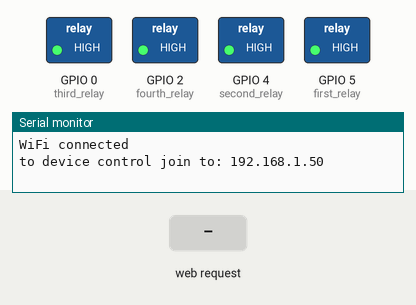
Recording of a program running on a simulated ESP8266 (NodeMCU). Parts: switched loads named in the program (green lamp = pin HIGH), the last lines printed to the serial monitor. The test bench sets the inputs (shaded band). WiFi joins after 1.5 s; servers stay silent unless stated.

Above: at 3.2 s.
3.3 s: HTTP request GET /first_relay/on received
At 3.8 s:
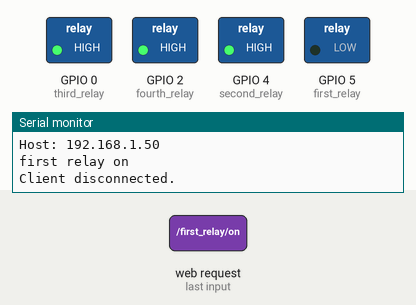
4.8 s: HTTP request GET /second_relay/on received
At 6.0 s:
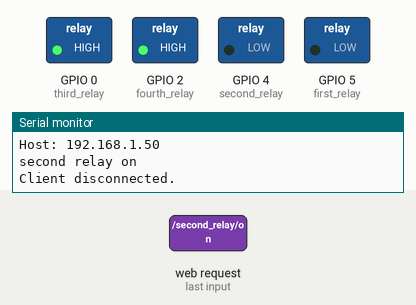
6.3 s: HTTP request GET /first_relay/off received
At 7.3 s:
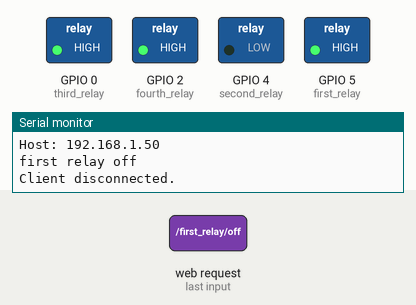
7.8 s: HTTP request GET /third_relay/on received
At 8.4 s:
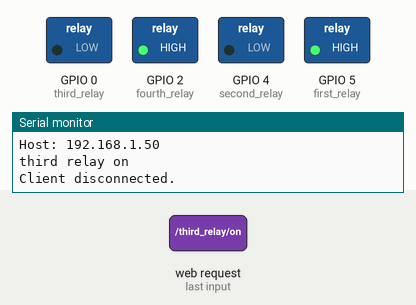
9.3 s: HTTP request GET /second_relay/off received
At 9.6 s:
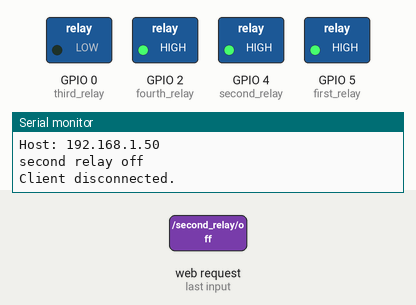
10.8 s: HTTP request GET /fourth_relay/on received
At 11.9 s:
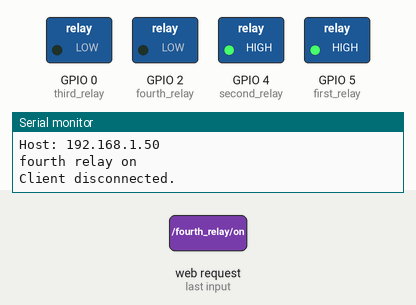
Timing chart, 0 to 13.3 s (numbered marks = the images above; inputs shaded):
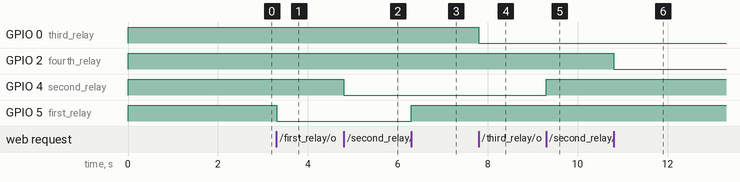

Measured:
- after the input at 3.3 s, GPIO 5 (first_relay): HIGH → LOW at once
- after the input at 4.8 s, GPIO 4 (second_relay): HIGH → LOW at once
- after the input at 6.3 s, GPIO 5 (first_relay): LOW → HIGH at once
- after the input at 7.8 s, GPIO 0 (third_relay): HIGH → LOW at once
- after the input at 9.3 s, GPIO 4 (second_relay): LOW → HIGH at once
- after the input at 10.8 s, GPIO 2 (fourth_relay): HIGH → LOW at once

The program:

main.cpp
```cpp
#include <Arduino.h>
#include <ESP8266WiFi.h>

WiFiServer server(80);

enum CMD_e{
  CMD_SCAN = 0,
  CMD_SSID = 1,
  CMD_PSWD = 2,
  CMD_NO_EXIST = 3,
};

enum CONNECT_status_e{
  CONNECT_OK = 0,
  CONNECT_FAILED= 1,
};

// Auxiliar variables to store the current output state
String first_relay_state = "off";
String second_relay_state = "off";
String third_relay_state = "off";
String fourth_relay_state = "off";

// Assign output variables to GPIO pins
const int first_relay = 5;
const int second_relay = 4;
const int third_relay = 0;
const int fourth_relay = 2;

// Variable to store the HTTP request
String header;

void scan_wifi(void){
  WiFi.mode(WIFI_STA);
  WiFi.disconnect();
  delay(100);

  Serial.print("Scan start ... ");
  int n = WiFi.scanNetworks();
  Serial.print(n);
  Serial.println(" network(s) found");
  for (int i = 0; i < n; i++)
  {
    Serial.println(WiFi.SSID(i));
  }
  Serial.println();
}

int parse_cmd(char *str){
  const char scan_cmd[] = "scan";
  const char ssid_cmd[] = "ssid:";
  const char pswd_cmd[] = "pswd:";
  int number_of_matches = 0;
  for (int smd_sym_i = 0; smd_sym_i < 4; smd_sym_i++){
    if(*(str + smd_sym_i) == *(scan_cmd + smd_sym_i)) {
      number_of_matches++;
    }
  }
  if (number_of_matches == 4) {
    return CMD_SCAN;
  }
  number_of_matches = 0;
  for (int smd_sym_i = 0; smd_sym_i < 5; smd_sym_i++){
    if(*(str + smd_sym_i) == *(ssid_cmd + smd_sym_i)) {
      number_of_matches++;
    }
  }
  if (number_of_matches == 5) {
    return CMD_SSID;
  }
  number_of_matches = 0;
  for (int smd_sym_i = 0; smd_sym_i < 5; smd_sym_i++){
    if(*(str + smd_sym_i) == *(pswd_cmd + smd_sym_i)) {
      number_of_matches++;
    }
  }
  if (number_of_matches == 5) {
    return CMD_PSWD;
  }

  return CMD_NO_EXIST;
}

int connect_attempt(char * ssid, char * pswd){
 WiFi.begin(ssid, pswd);
  int attempt_num = 0;
 while (WiFi.status() != WL_CONNECTED) {
 delay(1000);
 Serial.print("try to connect:");
 Serial.print(ssid);
 Serial.print(" with  password:");
 Serial.println(pswd);
  attempt_num++;
  if (attempt_num > 10) {
    return CONNECT_FAILED;
  }
 }
  return CONNECT_OK;
}

void connection_wait_loop(void) {
  char ssid[50] = "MGTS_GPON_1617";
  char password[50] = "2GNJ47HT";
  while (1) {
    int connect_status = connect_attempt(ssid, password);
    if (connect_status == CONNECT_OK){
      Serial.println("WiFi connected");
      break;
    } else {
      Serial.println("Connection failed.");
      Serial.println("scan wifi net with command \"scan\"");
      Serial.println("Change ssid with command \"ssid:[wifi name]\"");
      Serial.println("Change pswd with command \"pswd:[new password]\"");
      Serial.println("print any over massage to try again");
      bool exit_fl = false;
      while(1){
        if (exit_fl == true){
          break;
        }
        if (Serial.available() > 0) {
          String str = Serial.readString();
          char str_in_char[50] = "";
          str.toCharArray(str_in_char, 50);
          int cmd = parse_cmd(str_in_char);
          int j = 0;
          switch(cmd){
            case CMD_SSID:
              for(int i = 5; i < (int)(sizeof(str_in_char)/sizeof(char)); i++) {
                ssid[j] = str[i];
                j++;
              }
              Serial.print("new ssid:");
              Serial.println(ssid);
              break;
            case CMD_PSWD:
              for(int i = 5; i < (int)(sizeof(str_in_char)/sizeof(char)); i++) {
                password[j] = str[i];
                j++;
              }
              Serial.print("new pswd:");
              Serial.println(password);
              break;
            case CMD_SCAN:
              scan_wifi();
              break;
            default:
              exit_fl = true;
              break;
          }
        }
      }
    }
  }
}

void gpio_setup(void){
 pinMode(first_relay, OUTPUT);
 digitalWrite(first_relay, HIGH);
 pinMode(second_relay, OUTPUT);
 digitalWrite(second_relay, HIGH);
 pinMode(third_relay, OUTPUT);
 digitalWrite(third_relay, HIGH);
 pinMode(fourth_relay, OUTPUT);
 digitalWrite(fourth_relay, HIGH);
}


void server_run(void){
  WiFiClient client = server.accept();
  if (client) {
    Serial.println("New Client.");
    String currentLine = "";
    while (client.connected()) {
      if (client.available()) {
        char c = client.read();
        Serial.write(c);
        header += c;
        if (c == '\n') {
          if (currentLine.length() == 0) {
            client.println("HTTP/1.1 200 OK");
            client.println("Content-type:text/html");
            client.println("Connection: close");
            client.println();

            // turns the GPIOs on and off
            if (header.indexOf("GET /first_relay/on") >= 0) {
              Serial.println("first relay on");
              first_relay_state = "on";
              digitalWrite(first_relay, LOW);
            } else if (header.indexOf("GET /first_relay/off") >= 0) {
              Serial.println("first relay off");
              first_relay_state = "off";
              digitalWrite(first_relay, HIGH);
            } else if (header.indexOf("GET /second_relay/on") >= 0) {
              Serial.println("second relay on");
              second_relay_state = "on";
              digitalWrite(second_relay, LOW);
            } else if (header.indexOf("GET /second_relay/off") >= 0) {
              Serial.println("second relay off");
              second_relay_state = "off";
              digitalWrite(second_relay, HIGH);
            } else if (header.indexOf("GET /third_relay/on") >= 0) {
              Serial.println("third relay on");
              third_relay_state = "on";
              digitalWrite(third_relay, LOW);
            } else if (header.indexOf("GET /third_relay/off") >= 0) {
              Serial.println("third relay off");
              third_relay_state = "off";
              digitalWrite(third_relay, HIGH);
            } else if (header.indexOf("GET /fourth_relay/on") >= 0) {
              Serial.println("fourth relay on");
              fourth_relay_state = "on";
              digitalWrite(fourth_relay, LOW);
            } else if (header.indexOf("GET /fourth_relay/off") >= 0) {
              Serial.println("fourth relay off");
              fourth_relay_state = "off";
              digitalWrite(fourth_relay, HIGH);
            }

            // Display the HTML web page
            client.println("<!DOCTYPE html><html>");
            client.println("<head><meta name=\"viewport\" content=\"width=device-width, initial-scale=1\">");
            client.println("<link rel=\"icon\" href=\"data:,\">");
            // CSS to style the on/off buttons
            // Feel free to change the background-color and font-size attributes to fit your preferences
            client.println("<style>html { font-family: Helvetica; display: inline-block; margin: 0px auto; text-align: center;}");
            client.println(".button { background-color: #4CAF50; border: none; color: white; padding: 16px 40px;");
            client.println("text-decoration: none; font-size: 30px; margin: 2px; cursor: pointer;}");
            client.println(".button2 {background-color: #555555;}</style></head>");

            // Web Page Heading
            client.println("<body><h1>Relay Web Server</h1>");
            client.println("<p>first relay state: " + first_relay_state + "</p>");
            if (first_relay_state=="off") {
              client.println("<p><a href=\"/first_relay/on\"><button class=\"button button2\">OFF</button></a></p>");
            } else {
              client.println("<p><a href=\"/first_relay/off\"><button class=\"button\">ON</button></a></p>");
            }

            client.println("<p>second relay state: " + second_relay_state + "</p>");
            if (second_relay_state=="off") {
              client.println("<p><a href=\"/second_relay/on\"><button class=\"button button2\">OFF</button></a></p>");
            } else {
              client.println("<p><a href=\"/second_relay/off\"><button class=\"button\">ON</button></a></p>");
            }

            client.println("<p>third relay state: " + third_relay_state + "</p>");
            if (third_relay_state=="off") {
              client.println("<p><a href=\"/third_relay/on\"><button class=\"button button2\">OFF</button></a></p>");
            } else {
              client.println("<p><a href=\"/third_relay/off\"><button class=\"button\">ON</button></a></p>");
            }

            client.println("<p>fourth relay state: " + fourth_relay_state + "</p>");
            if (fourth_relay_state=="off") {
              client.println("<p><a href=\"/fourth_relay/on\"><button class=\"button button2\">OFF</button></a></p>");
            } else {
              client.println("<p><a href=\"/fourth_relay/off\"><button class=\"button\">ON</button></a></p>");
            }

            client.println("</body></html>");

            // The HTTP response ends with another blank line
            client.println();
            // Break out of the while loop
            break;
          } else { // if you got a newline, then clear currentLine
            currentLine = "";
          }
        } else if (c != '\r') {  // if you got anything else but a carriage return character,
          currentLine += c;      // add it to the end of the currentLine
        }
      }
    }
    // Clear the header variable
    header = "";
    // Close the connection
    client.stop();
    client.flush();
    Serial.println("Client disconnected.");
    Serial.println("");
  }
}


void setup() {
  Serial.begin(115200);
  delay(10);
  gpio_setup();
  connection_wait_loop();

  server.begin();
  Serial.print("to device control join to: ");
  Serial.println(WiFi.localIP());
}

void loop(){
  server_run();
}
```
